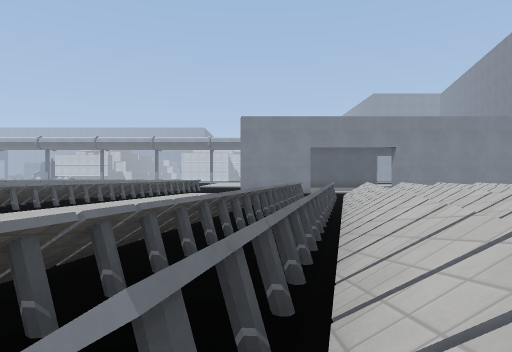
View 1 (above)

24 first-person views from a walk through a level from a Godot 3-D game. The camera is 1.4 m above the floor, looks level and sees 75° across. The floor is counted in squares, 2 m on a side. Each view is taken from the middle of a square. On the plan, view 1 faces up. The plan holds only what a view shows up to about 10 squares ahead; the rest is blank. The place goes on beyond the plan. Some surface patterns are stand-ins.

View 2
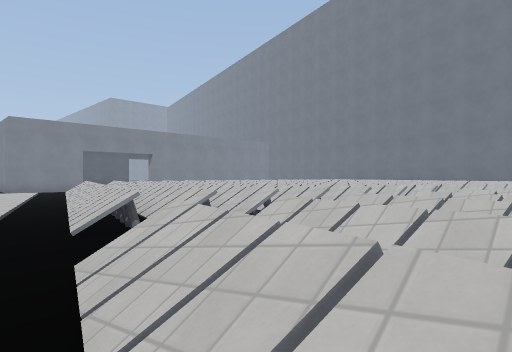

View 3
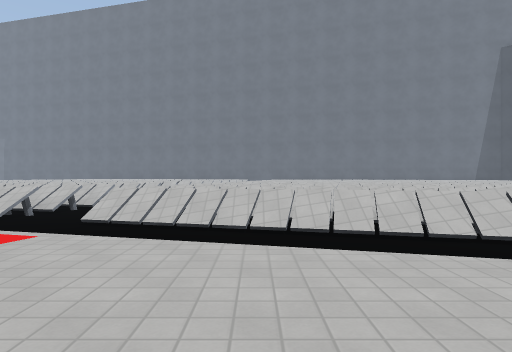

View 4
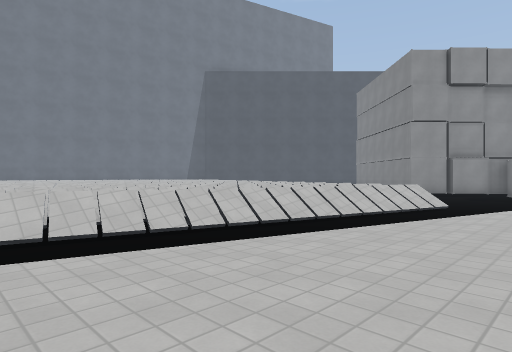

View 5
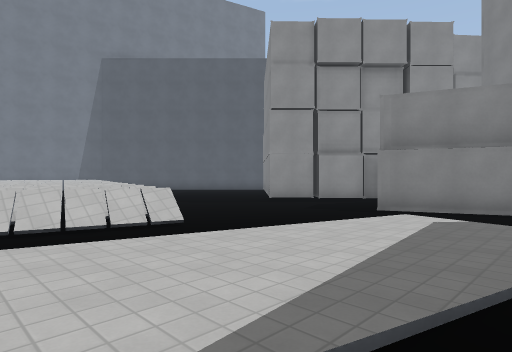

View 6
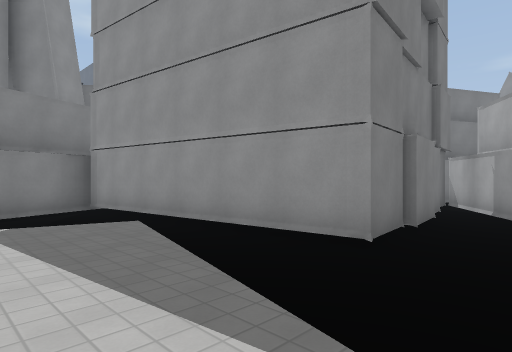

View 7
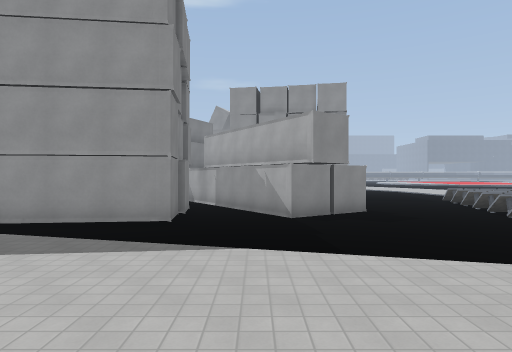

View 8
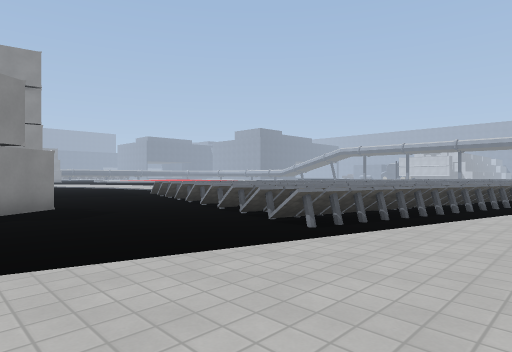

View 9
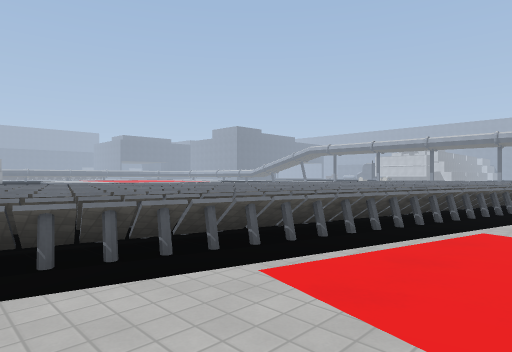

View 10
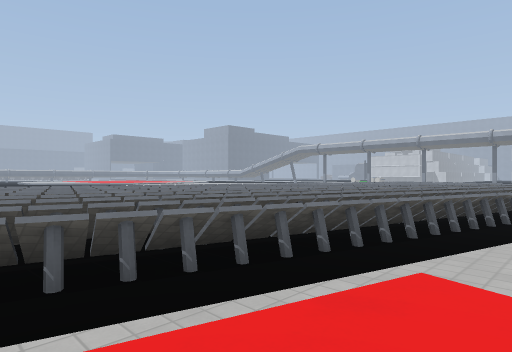

View 11
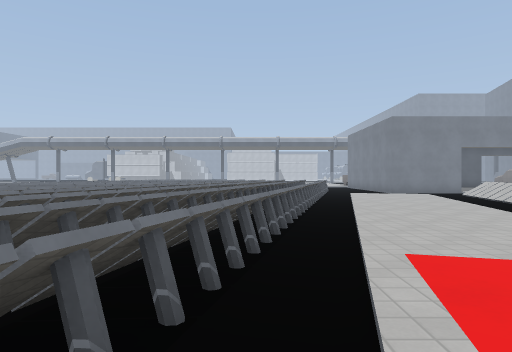

View 12
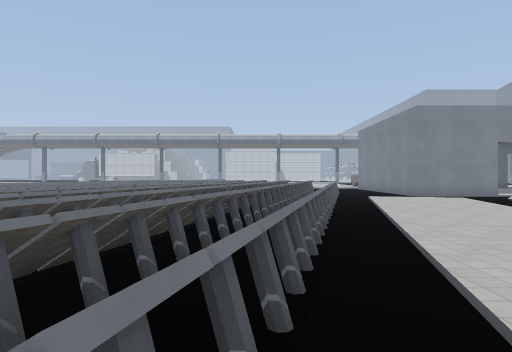

View 13
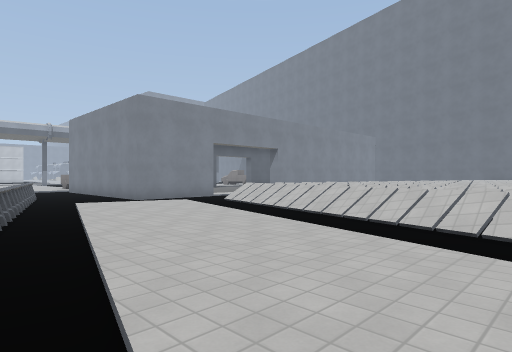

View 14
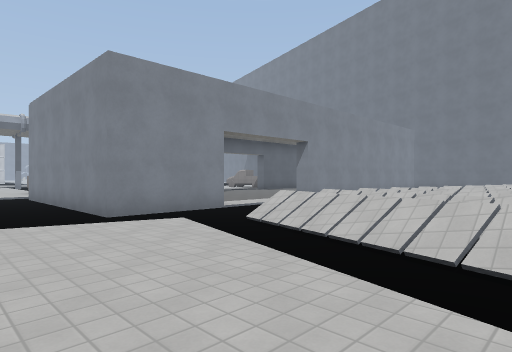

View 15
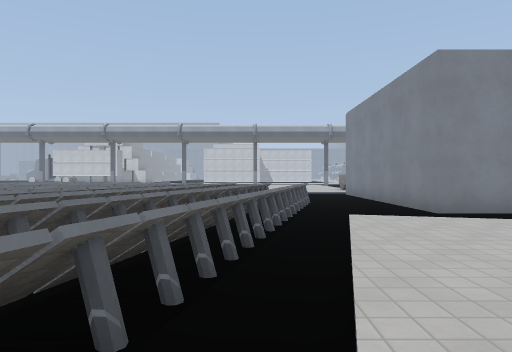

View 16
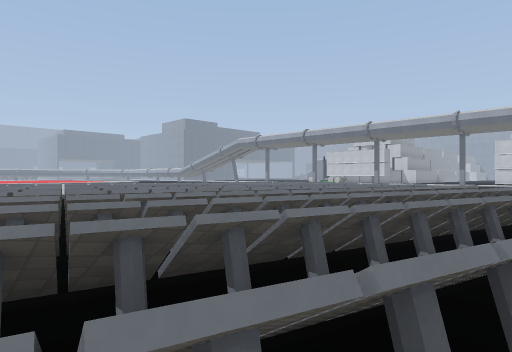

View 17
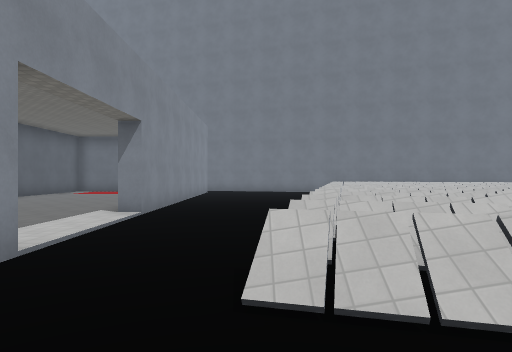

View 18
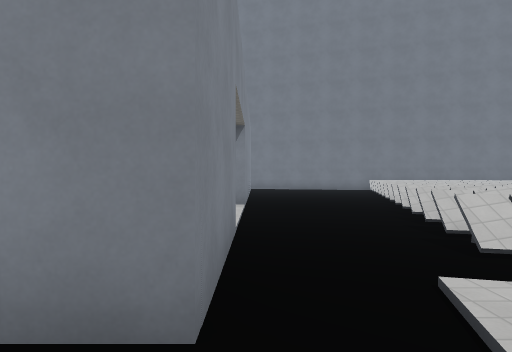

View 19
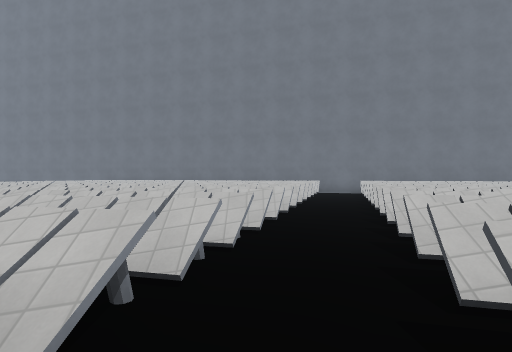

View 20
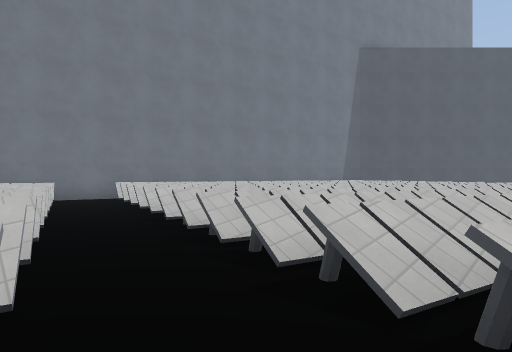

View 21
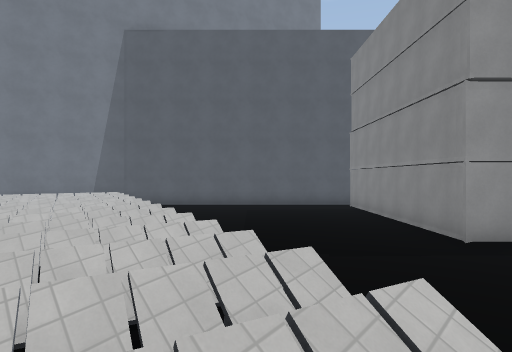

View 22
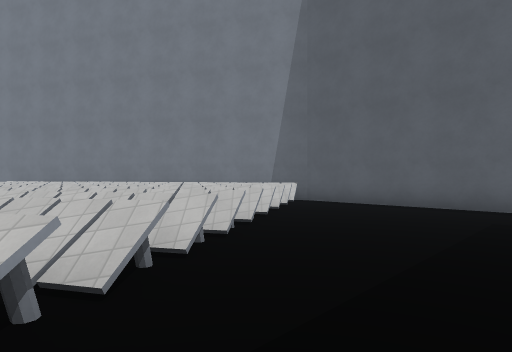

View 23
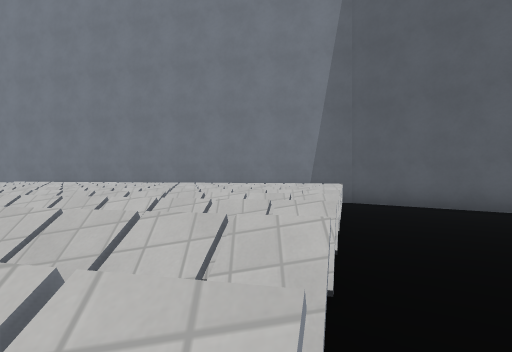

View 24
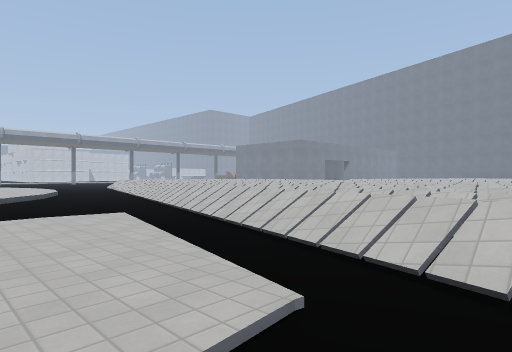

### Floor plan
Key: @ floor where view 1 was taken; # wall or solid block; x gap in a wall; . main floor; : floor 0.25 m higher than the main floor; + floor 0.5 m higher than the main floor; * floor 0.75 m higher than the main floor; % floor 1 m higher than the main floor; / step, stairs or slope; = window, fence, low wall or low ledge; v drop or lower ground; O other object.
Columns run from 18 left of view 1 to 9 right of it. Each row starts with its distance up from view 1.
 17          =/=    ..#      ...
 16            #====..#     ....
 15           v===#v..#   ......
 14            #===...###...####
 13       /==    #=.............
 12       =#=#=  **..//.........
 11   /.  ==###v%%v/..///.......
 10  /.../v==##==v//.../#===....
  9  ..../====# =+..../===#.=x=
  8  ...//v%v===#//..//=. ==.v
  7  .../v..v v===/..///v:v==#
  6  ...=+. .  ###/.../=**++v==
  5  ....**== v++...//=%v%v**#=
  4 ..//==.v=v=*//..//=v  v.v.v
  3 :://=======v=/..//=##v v :.
  2 ::./#===##v=.:: ./===x=#=
  1 //./v%###=#=.:: /==v=v=#=
  0 . //=.= ===#/::/..@.=x==/v=
 -1      v  =.==/.../==....//=#
 -2     //x###:.....//v==//....=
 -3    ....==#=...//===.=#v%v//.
 -4    ......../../==v :=#   .v.
 -5     .O...../...==x  =   :v:
 -6      O.......///=%==##===++
 -7       O.../..///v.v ===vxv==
 -8     OO..../..///+:::v#  #===
 -9    OO...../...//**+++=v#===#
-10   OOO OO....// v#==%v#x===#v
-11       OO//.././==v/v.vv%v==v
-12         O/........//==/v v #
-13         O/...........//= v #
-14         O................==#
-15         O..OO..O..........##
-16         OO   .OOO........##
-17              OO  O... ..##
-18           O       O.   ##
-19           OO       O
-20           O

Where each view was taken, in squares from view 1:
view 1: 0 up, 0 right, facing up
view 2: 3 down, 3 left, facing up-right
view 3: 3 down, 7 left, facing right
view 4: 3 down, 7 left, facing down-right
view 5: 8 down, 9 left, facing down-right
view 6: 8 down, 7 left, facing down-left
view 7: 8 down, 4 left, facing left
view 8: 7 down, 5 left, facing up-left
view 9: 2 down, 4 left, facing up-left
view 10: 0 up, 4 left, facing up-left
view 11: 0 up, 6 left, facing up
view 12: 2 up, 6 left, facing up
view 13: 4 up, 5 left, facing up-right
view 14: 7 up, 3 left, facing up-right
view 15: 7 up, 4 left, facing up
view 16: 9 up, 4 left, facing up-left
view 17: 11 up, 1 left, facing right
view 18: 13 up, 2 left, facing right
view 19: 0 up, 2 left, facing right
view 20: 0 up, 1 right, facing down-right
view 21: 9 down, 4 left, facing down-right
view 22: 13 down, 1 left, facing right
view 23: 12 down, 0 right, facing right
view 24: 0 up, 18 left, facing up-right
